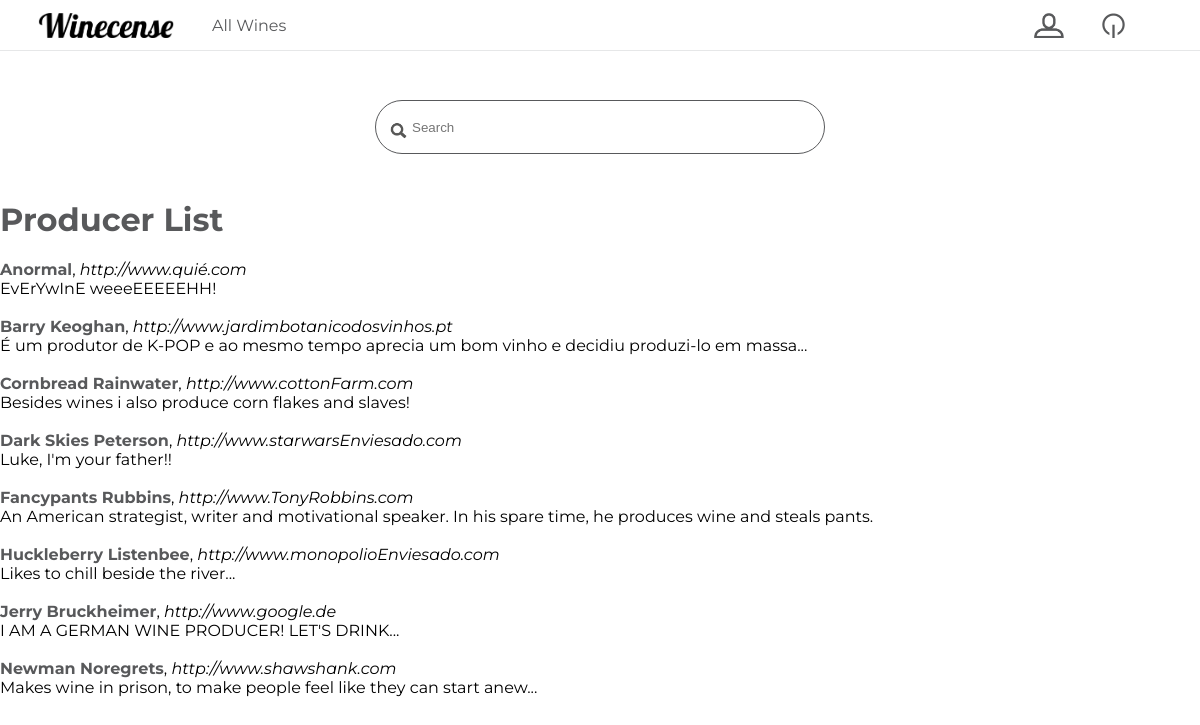
/producer/ (signed in), run on the app's committed database.
### producer/models.py (models this page shows, shortened)
class Producer(models.Model):
    name = models.CharField(max_length=100)
    description = models.TextField(blank=True)
    address = models.CharField(max_length=255)
    website = models.URLField(max_length=200,
                              unique=True, blank=True)
    def get_absolute_url(self):
        return reverse('producer:producer_detail',
                       args=[self.pk])
    class Meta:
        ordering = ("name",)

### producer/views.py (the view)
# urls.py: path('', ProducerList.as_view(), name='producer_list'),
class ProducerList(ListView):
    model = Producer
    template_name = 'producer/list.html'
    context_object_name = 'producers'

### wine/forms.py
class SearchForm(forms.Form):
    query = forms.CharField(max_length=200, label="",
                            widget=forms.TextInput(attrs={'placeholder': 'Search'}))

### wine/context_processor.py (called while the page is built)
def search_form(request):
    return {"search_form": SearchForm()}

### producer/templates/producer/list.html
{% extends "base.html" %}
{% block content %}
<h1>Producer List</h1>
{% for producer in producers %}
    <p><b><a href="{{ producer.get_absolute_url }}" >{{ producer.name }}</a></b>, <i>{{ producer.website }}</i></p>
    <p>{{ producer.description }}</p>
    <br />
{% empty %}
    <p>
        There are no producers in the DB yet.
    </p>
{% endfor %}
{% endblock %}

### static/css/styles.css (style rules this page uses)
body { font-family: "Montserrat", sans-serif; width: 100%; min-height: 100vh; margin: 0; }
h1, h2, h3, h4 { font-weight: 700; color: #58595b; }
a { color: #58595b; text-decoration: none; transition: 0.3s; }
p { margin: 0; }
.search_box input { float: none; }
button, input { outline: none; }
.search_box input[type="text"] { background: white; width: -webkit-fill-available; border: 0.1rem solid #58595b; height: 6.25vh; border-radius: 3rem; padding-left: 3vw; }

### data on the page
Producer: name "Anormal", website "http://www.quié.com", description "EvErYwInE weeeEEEEEHH!"
Producer: name "Barry Keoghan", website "http://www.jardimbotanicodosvinhos.pt", description "É um produtor de K-POP e ao mesmo tempo aprecia um bom vinho e decidiu produzi-lo em massa..."
Producer: name "Cornbread Rainwater", website "http://www.cottonFarm.com", description "Besides wines i also produce corn flakes and slaves!"
Producer: name "Dark Skies Peterson", website "http://www.starwarsEnviesado.com", description "Luke, I'm your father!!"
Producer: name "Fancypants Rubbins", website "http://www.TonyRobbins.com", description "An American strategist, writer and motivational speaker. In his spare time, he produces wine and steals pants."
Producer: name "Huckleberry Listenbee", website "http://www.monopolioEnviesado.com", description "Likes to chill beside the river..."
Producer: name "Jerry Bruckheimer", website "http://www.google.de", description "I AM A GERMAN WINE PRODUCER! LET'S DRINK..."
Producer: name "Newman Noregrets", website "http://www.shawshank.com", description "Makes wine in prison, to make people feel like they can start anew..."
